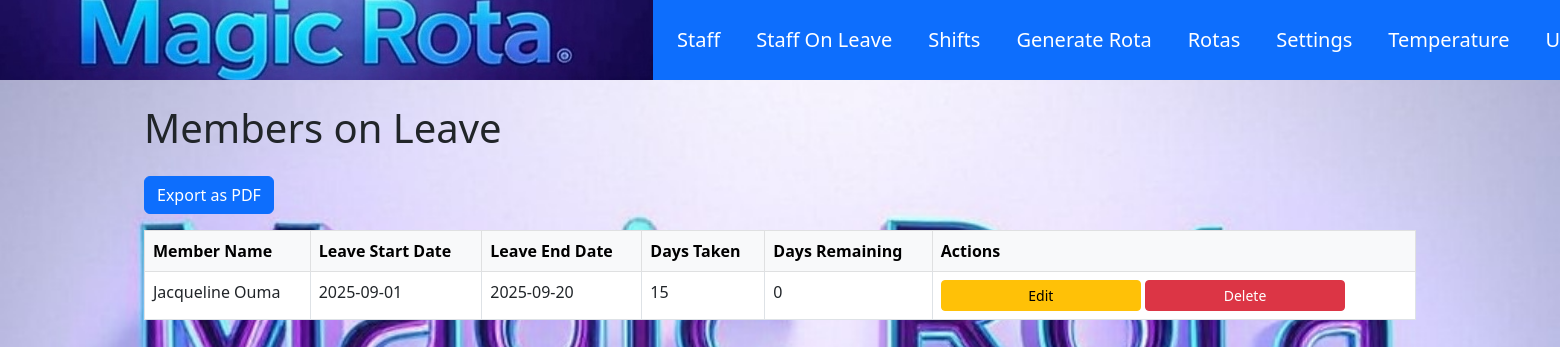
/on_leave (signed in), run on the app's committed database.
### models/models.py (models this page shows)
class Team(db.Model):
    id = db.Column(db.Integer, primary_key=True)
    name = db.Column(db.String(50), nullable=False)
    is_admin = db.Column(db.Integer, default=0)  # sets if team member is incharge there no odd shifts

### logic/leave_logic.py (models this page shows, shortened)
class Leave(db.Model):
    def days_taken(self):
        """Calculate the number of weekdays (Monday to Friday) taken."""
        if self.start_date and self.end_date:
            total_days_taken = 0
            current_date = self.start_date
            while current_date <= self.end_date:
                if current_date.weekday() < 5:  # Weekday (Monday=0 to Friday=4)
                    total_days_taken += 1
                current_date += timedelta(days=1)
            return total_days_taken
        return 0

### blueprints/leave.py (the view)
@leave_bp.route('/on_leave')
@login_required
def on_leave():
    leaves = Leave.query.all()
    current_date = date.today()  # This ensures compatibility with `leave.end_date`
    leaves_info = []
    def weekdays_between(start_date, end_date):
        weekdays = 0
        for single_date in (start_date + timedelta(n) for n in range((end_date - start_date).days + 1)):
            if single_date.weekday() < 5:  # Monday to Friday are considered weekdays
                weekdays += 1
        return weekdays
    for leave in leaves:
        days_taken = weekdays_between(leave.start_date, leave.end_date)
        if leave.start_date > current_date:
            days_remaining = days_taken
        else:
            days_remaining = weekdays_between(current_date, leave.end_date)
            if days_remaining < 0:
                days_remaining = 0  # Leave has ended, no remaining days
        leaves_info.append({
            'leave': leave,
            'days_taken': days_taken,
            'days_remaining': days_remaining
        })
    return render_template('on_leave.html', leaves_info=leaves_info, current_date=current_date, leaves_on_date=get_leaves_on_date(current_date))

### app.py (called while the page is built)
@login_manager.user_loader
def load_user(user_id):
    return db.session.get(User, int(user_id))

@app.before_request
def update_session_timeout():
    if current_user.is_authenticated:
        session.permanent = True  # Extend the session lifetime for each request

### logic/leave_logic.py (called while the page is built)
def get_leaves_on_date(today):
    leaves = Leave.query.filter(Leave.end_date >= today).all()
    return leaves

### templates/on_leave.html (shortened to what this page needs)
{% extends 'base.html' %}
{% block content %}
<div class="container mt-4">
    <h1 class="mb-4">Members on Leave</h1>
    <div class="mb-3">
        <a href="{{ url_for('pdf.leave_rota_pdf') }}" class="btn btn-primary">Export as PDF</a>
    </div>
    {% if leaves_info %}
    <table class="table table-bordered">
        <thead class="table-light">
            <tr>
                <th>Member Name</th>
                <th>Leave Start Date</th>
                <th>Leave End Date</th>
                <th>Days Taken</th>
                <th>Days Remaining</th>
                <th>Actions</th>
            </tr>
        </thead>
        <tbody>
            {% for leave_info in leaves_info %}
            <tr>
                <td>{{ leave_info.leave.member.name }}</td>
                <td>{{ leave_info.leave.start_date }}</td>
                <td>{{ leave_info.leave.end_date }}</td>
                <td>{{ leave_info.days_taken }}</td>
                <td>{{ leave_info.days_remaining }}</td>
                <td>
                    <button class="btn btn-warning btn-sm" data-bs-toggle="modal"
                            data-bs-target="#editLeaveModal{{ leave_info.leave.id }}">Edit</button>
                    <form action="{{ url_for('leave.delete_leave', leave_id=leave_info.leave.id) }}" method="POST" style="display:inline-block;">
                        <button type="submit" class="btn btn-danger btn-sm">Delete</button>
                    </form>
                </td>
            </tr>
            {% endfor %}
        </tbody>
    </table>
    {% else %}
    <div class="alert alert-info" role="alert">
        No members currently on leave.
    </div>
    {% endif %}
</div>
{% endblock %}

### static/styles.css (style rules this page uses)
button { align-self: center; width: 200px; }
body { background-image: url('/static/images/magic.jpeg'); background-size: cover; background-repeat: no-repeat; background-attachment: fixed; background-position: center; }

### data on the page
Team: leave.member.name "Jacqueline Ouma"
Leave: leave.start_date "2025-09-01", leave.end_date "2025-09-20"

### other printed values
{{ leave_info.days_taken }} "15"
{{ leave_info.days_remaining }} "0"
